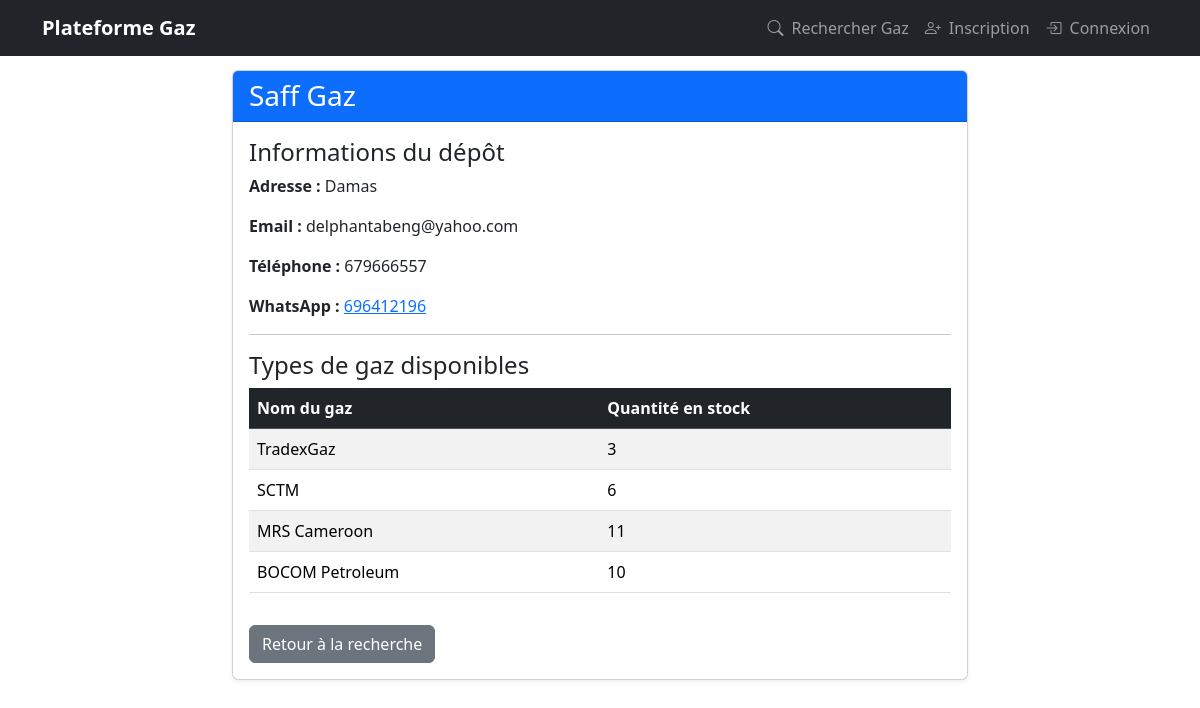
Page /depot/1/ on the committed database.
### gestion_gaz/models.py (models this page shows, shortened)
class Depot(models.Model):
    nom = models.CharField(max_length=100)
    adresse = models.TextField()
    proprietaire = models.OneToOneField(User, on_delete=models.CASCADE, related_name='depot')
    date_creation = models.DateTimeField(auto_now_add=True)
    telephone = models.CharField(max_length=20, blank=True, null=True)
    whatsapp = models.CharField(max_length=20, blank=True, null=True)

class TypeGaz(models.Model):
    TYPE_GAZ_CHOICES = [
        ('TradexGaz', 'TradexGaz'),
        ('GPL', 'GPL'),
        ('SCTM', 'SCTM'),
        ('TotalEnergies', 'TotalEnergies'),
        ('Afriquia Gaz', 'Afriquia Gaz'),
        ('Camgaz', 'Camgaz'),
        ('GlocalGaz', 'GlocalGaz'),
        ('Gaz du Cameroun', 'Gaz du Cameroun (GDC)'),
        ('MRS Cameroon', 'MRS Cameroon'),
        ('BOCOM Petroleum', 'BOCOM Petroleum'),
    ]
    nom = models.CharField(max_length=50, choices=TYPE_GAZ_CHOICES)
    depot = models.ForeignKey(Depot, related_name='types_gaz', on_delete=models.CASCADE)
    est_disponible = models.BooleanField(default=True)
    quantite_stock = models.PositiveIntegerField(default=0)
    class Meta:
        constraints = [
            models.UniqueConstraint(fields=['nom', 'depot'], name='unique_nom_depot')
        ]

### gestion_gaz/views.py (the view)
# urls.py: path('depot/<int:pk>/', views.vitrine_depot, name='vitrine_depot'),
def vitrine_depot(request, pk):
    depot = get_object_or_404(Depot, pk=pk)
    types_gaz = TypeGaz.objects.filter(depot=depot, est_disponible=True, quantite_stock__gt=0)
    return render(request, 'vitrine_depot.html', {'depot': depot, 'types_gaz': types_gaz})

### gestion_gaz/templates/vitrine_depot.html
{% extends 'base.html' %}
{% block contenu %}
<div class="row">
    <div class="col-md-8 mx-auto">
        <div class="card shadow-sm mb-4">
            <div class="card-header bg-primary text-white">
                <h3 class="mb-0">{{ depot.nom }}</h3>
            </div>
            <div class="card-body">
                <h4 class="card-title">Informations du dépôt</h4>
                <p><strong>Adresse :</strong> {{ depot.adresse }}</p>
                <p><strong>Email :</strong> {{ depot.proprietaire.email }}</p>
                {% if depot.telephone %}
                    <p><strong>Téléphone :</strong> {{ depot.telephone }}</p>
                {% endif %}
                {% if depot.whatsapp %}
                    <p><strong>WhatsApp :</strong> <a href="https://wa.me/{{ depot.whatsapp|urlencode }}" target="_blank">{{ depot.whatsapp }}</a></p>
                {% endif %}
                <hr>
                <h4 class="card-title">Types de gaz disponibles</h4>
                {% if types_gaz %}
                    <div class="table-responsive">
                        <table class="table table-striped table-hover">
                            <thead class="table-dark">
                                <tr>
                                    <th>Nom du gaz</th>
                                    <th>Quantité en stock</th>
                                </tr>
                            </thead>
                            <tbody>
                                {% for type_gaz in types_gaz %}
                                <tr>
                                    <td>{{ type_gaz.nom }}</td>
                                    <td>{{ type_gaz.quantite_stock }}</td>
                                </tr>
                                {% endfor %}
                            </tbody>
                        </table>
                    </div>
                {% else %}
                    <div class="alert alert-info">
                        Aucun gaz disponible dans ce dépôt.
                    </div>
                {% endif %}
                <a href="{% url 'recherche_gaz' %}" class="btn btn-secondary mt-3">Retour à la recherche</a>
            </div>
        </div>
    </div>
</div>
{% endblock %}

### gestion_gaz/templates/base.html (style rules this page uses)
body { padding-top: 70px; }

### rows in the picture
Depot: nom "Saff Gaz", adresse "Damas", proprietaire.email "delphantabeng@yahoo.com", telephone "679666557", whatsapp "696412196"
TypeGaz: nom "TradexGaz", quantite_stock "3"
TypeGaz: nom "SCTM", quantite_stock "6"
TypeGaz: nom "MRS Cameroon", quantite_stock "11"
TypeGaz: nom "BOCOM Petroleum", quantite_stock "10"
